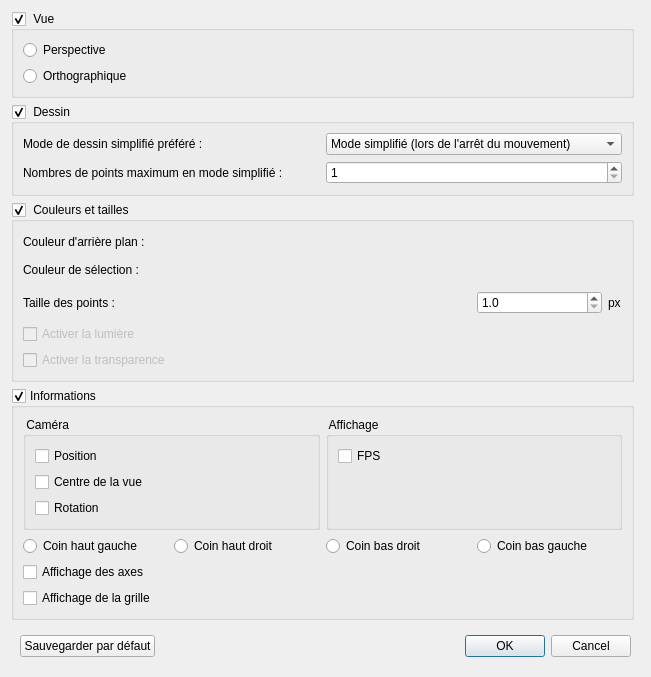
<?xml version="1.0" encoding="UTF-8"?>
<ui version="4.0">
 <class>GGraphicsViewOptions</class>
 <widget class="QDialog" name="GGraphicsViewOptions">
  <property name="geometry">
   <rect>
    <x>0</x>
    <y>0</y>
    <width>651</width>
    <height>675</height>
   </rect>
  </property>
  <property name="windowTitle">
   <string>Configuration du graphique</string>
  </property>
  <layout class="QVBoxLayout" name="verticalLayout_2">
   <item>
    <layout class="QHBoxLayout" name="horizontalLayout">
     <property name="rightMargin">
      <number>0</number>
     </property>
     <property name="bottomMargin">
      <number>0</number>
     </property>
     <item>
      <layout class="QVBoxLayout" name="verticalLayout_5">
       <property name="rightMargin">
        <number>0</number>
       </property>
       <property name="bottomMargin">
        <number>0</number>
       </property>
       <item>
        <widget class="QGroupBox" name="groupBoxView">
         <property name="maximumSize">
          <size>
           <width>16777215</width>
           <height>16777215</height>
          </size>
         </property>
         <property name="title">
          <string> Vue </string>
         </property>
         <property name="checkable">
          <bool>true</bool>
         </property>
         <property name="checked">
          <bool>true</bool>
         </property>
         <layout class="QVBoxLayout" name="verticalLayout_6">
          <item>
           <widget class="QRadioButton" name="radioButtonPerspective">
            <property name="text">
             <string>Perspective</string>
            </property>
            <attribute name="buttonGroup">
             <string notr="true">buttonGroupViewType</string>
            </attribute>
           </widget>
          </item>
          <item>
           <widget class="QRadioButton" name="radioButtonOrthographic">
            <property name="text">
             <string>Orthographique</string>
            </property>
            <attribute name="buttonGroup">
             <string notr="true">buttonGroupViewType</string>
            </attribute>
           </widget>
          </item>
          <item>
           <spacer name="verticalSpacer_3">
            <property name="orientation">
             <enum>Qt::Vertical</enum>
            </property>
            <property name="sizeHint" stdset="0">
             <size>
              <width>20</width>
              <height>40</height>
             </size>
            </property>
           </spacer>
          </item>
         </layout>
        </widget>
       </item>
       <item>
        <widget class="QGroupBox" name="groupBoxDrawing">
         <property name="title">
          <string> Dessin </string>
         </property>
         <property name="checkable">
          <bool>true</bool>
         </property>
         <layout class="QVBoxLayout" name="verticalLayout_4">
          <item>
           <layout class="QGridLayout" name="gridLayout">
            <property name="bottomMargin">
             <number>0</number>
            </property>
            <item row="0" column="0">
             <widget class="QLabel" name="label_5">
              <property name="text">
               <string>Mode de dessin simplifié préféré :</string>
              </property>
             </widget>
            </item>
            <item row="0" column="1">
             <widget class="QComboBox" name="comboBoxFastDrawMode">
              <item>
               <property name="text">
                <string>Mode simplifié (lors de l'arrêt du mouvement)</string>
               </property>
               <property name="icon">
                <iconset resource="../../../resource/icones.qrc">
                 <normaloff>:/Icones/Icones/fast_onmove.png</normaloff>:/Icones/Icones/fast_onmove.png</iconset>
               </property>
              </item>
              <item>
               <property name="text">
                <string>Mode simplifié (toujours)</string>
               </property>
               <property name="icon">
                <iconset resource="../../../resource/icones.qrc">
                 <normaloff>:/Icones/Icones/fast_always.png</normaloff>:/Icones/Icones/fast_always.png</iconset>
               </property>
              </item>
              <item>
               <property name="text">
                <string>Mode simplifié (jamais)</string>
               </property>
               <property name="icon">
                <iconset resource="../../../resource/icones.qrc">
                 <normaloff>:/Icones/Icones/fast_never.png</normaloff>:/Icones/Icones/fast_never.png</iconset>
               </property>
              </item>
             </widget>
            </item>
            <item row="1" column="0">
             <widget class="QLabel" name="label_4">
              <property name="text">
               <string>Nombres de points maximum en mode simplifié :</string>
              </property>
             </widget>
            </item>
            <item row="1" column="1">
             <widget class="QSpinBox" name="spinBoxMaxNbrPointsInFastDrawMode">
              <property name="enabled">
               <bool>true</bool>
              </property>
              <property name="minimumSize">
               <size>
                <width>125</width>
                <height>0</height>
               </size>
              </property>
              <property name="toolTip">
               <string/>
              </property>
              <property name="minimum">
               <number>1</number>
              </property>
              <property name="maximum">
               <number>999999999</number>
              </property>
             </widget>
            </item>
           </layout>
          </item>
          <item>
           <spacer name="verticalSpacer_4">
            <property name="orientation">
             <enum>Qt::Vertical</enum>
            </property>
            <property name="sizeHint" stdset="0">
             <size>
              <width>20</width>
              <height>40</height>
             </size>
            </property>
           </spacer>
          </item>
         </layout>
        </widget>
       </item>
       <item>
        <widget class="QGroupBox" name="groupBoxColorAndSize">
         <property name="title">
          <string> Couleurs et tailles </string>
         </property>
         <property name="checkable">
          <bool>true</bool>
         </property>
         <layout class="QVBoxLayout" name="verticalLayout">
          <item>
           <widget class="QWidget" name="widgetBackgroundColor" native="true">
            <layout class="QHBoxLayout" name="horizontalLayoutBackgroundColor">
             <property name="leftMargin">
              <number>0</number>
             </property>
             <property name="topMargin">
              <number>4</number>
             </property>
             <property name="rightMargin">
              <number>0</number>
             </property>
             <property name="bottomMargin">
              <number>4</number>
             </property>
             <item>
              <widget class="QLabel" name="label">
               <property name="text">
                <string>Couleur d'arrière plan :</string>
               </property>
              </widget>
             </item>
            </layout>
           </widget>
          </item>
          <item>
           <widget class="QWidget" name="widgetSelectedColor" native="true">
            <layout class="QHBoxLayout" name="horizontalLayoutSelectedColor">
             <property name="leftMargin">
              <number>0</number>
             </property>
             <property name="topMargin">
              <number>4</number>
             </property>
             <property name="rightMargin">
              <number>0</number>
             </property>
             <property name="bottomMargin">
              <number>4</number>
             </property>
             <item>
              <widget class="QLabel" name="label_2">
               <property name="text">
                <string>Couleur de sélection :</string>
               </property>
              </widget>
             </item>
            </layout>
           </widget>
          </item>
          <item>
           <widget class="QWidget" name="widget_3" native="true">
            <layout class="QHBoxLayout" name="horizontalLayout_3">
             <property name="leftMargin">
              <number>0</number>
             </property>
             <property name="topMargin">
              <number>4</number>
             </property>
             <property name="rightMargin">
              <number>0</number>
             </property>
             <property name="bottomMargin">
              <number>4</number>
             </property>
             <item>
              <widget class="QLabel" name="label_3">
               <property name="text">
                <string>Taille des points :</string>
               </property>
              </widget>
             </item>
             <item>
              <spacer name="horizontalSpacer_2">
               <property name="orientation">
                <enum>Qt::Horizontal</enum>
               </property>
               <property name="sizeHint" stdset="0">
                <size>
                 <width>40</width>
                 <height>20</height>
                </size>
               </property>
              </spacer>
             </item>
             <item>
              <widget class="QDoubleSpinBox" name="doubleSpinBoxPointSize">
               <property name="minimumSize">
                <size>
                 <width>125</width>
                 <height>0</height>
                </size>
               </property>
               <property name="decimals">
                <number>1</number>
               </property>
               <property name="minimum">
                <double>1.000000000000000</double>
               </property>
               <property name="maximum">
                <double>999.000000000000000</double>
               </property>
              </widget>
             </item>
             <item>
              <widget class="QLabel" name="label_7">
               <property name="minimumSize">
                <size>
                 <width>14</width>
                 <height>0</height>
                </size>
               </property>
               <property name="maximumSize">
                <size>
                 <width>14</width>
                 <height>16777215</height>
                </size>
               </property>
               <property name="text">
                <string>px</string>
               </property>
              </widget>
             </item>
            </layout>
           </widget>
          </item>
          <item>
           <widget class="QCheckBox" name="checkBoxUseLight">
            <property name="enabled">
             <bool>false</bool>
            </property>
            <property name="text">
             <string>Activer la lumière</string>
            </property>
           </widget>
          </item>
          <item>
           <widget class="QCheckBox" name="checkBoxUseTransparency">
            <property name="enabled">
             <bool>false</bool>
            </property>
            <property name="text">
             <string>Activer la transparence</string>
            </property>
           </widget>
          </item>
          <item>
           <spacer name="verticalSpacer_5">
            <property name="orientation">
             <enum>Qt::Vertical</enum>
            </property>
            <property name="sizeHint" stdset="0">
             <size>
              <width>20</width>
              <height>40</height>
             </size>
            </property>
           </spacer>
          </item>
         </layout>
        </widget>
       </item>
       <item>
        <widget class="QGroupBox" name="groupBoxCameraCoordinates">
         <property name="title">
          <string>Informations</string>
         </property>
         <property name="checkable">
          <bool>true</bool>
         </property>
         <layout class="QVBoxLayout" name="verticalLayout_3">
          <item>
           <layout class="QHBoxLayout" name="horizontalLayout_6">
            <property name="topMargin">
             <number>0</number>
            </property>
            <item>
             <widget class="QGroupBox" name="groupBox">
              <property name="title">
               <string> Caméra </string>
              </property>
              <layout class="QVBoxLayout" name="verticalLayout_8">
               <item>
                <widget class="QCheckBox" name="checkBoxCameraPosition">
                 <property name="text">
                  <string>Position</string>
                 </property>
                </widget>
               </item>
               <item>
                <widget class="QCheckBox" name="checkBoxCameraCenterCoordinates">
                 <property name="text">
                  <string>Centre de la vue</string>
                 </property>
                </widget>
               </item>
               <item>
                <widget class="QCheckBox" name="checkBoxCameraViewDirection">
                 <property name="text">
                  <string>Rotation</string>
                 </property>
                </widget>
               </item>
              </layout>
             </widget>
            </item>
            <item>
             <widget class="QGroupBox" name="groupBox_2">
              <property name="title">
               <string> Affichage </string>
              </property>
              <layout class="QVBoxLayout" name="verticalLayout_9">
               <item>
                <widget class="QCheckBox" name="checkBoxShowFPS">
                 <property name="text">
                  <string>FPS</string>
                 </property>
                </widget>
               </item>
               <item>
                <spacer name="verticalSpacer_2">
                 <property name="orientation">
                  <enum>Qt::Vertical</enum>
                 </property>
                 <property name="sizeHint" stdset="0">
                  <size>
                   <width>20</width>
                   <height>40</height>
                  </size>
                 </property>
                </spacer>
               </item>
              </layout>
             </widget>
            </item>
           </layout>
          </item>
          <item>
           <layout class="QHBoxLayout" name="horizontalLayout_2">
            <item>
             <widget class="QRadioButton" name="radioButtonUpperLeft">
              <property name="text">
               <string>Coin haut gauche</string>
              </property>
              <attribute name="buttonGroup">
               <string notr="true">buttonGroupCameraInfoPosition</string>
              </attribute>
             </widget>
            </item>
            <item>
             <widget class="QRadioButton" name="radioButtonUpperRight">
              <property name="text">
               <string>Coin haut droit</string>
              </property>
              <attribute name="buttonGroup">
               <string notr="true">buttonGroupCameraInfoPosition</string>
              </attribute>
             </widget>
            </item>
            <item>
             <widget class="QRadioButton" name="radioButtonLowerRight">
              <property name="text">
               <string>Coin bas droit</string>
              </property>
              <attribute name="buttonGroup">
               <string notr="true">buttonGroupCameraInfoPosition</string>
              </attribute>
             </widget>
            </item>
            <item>
             <widget class="QRadioButton" name="radioButtonLowerLeft">
              <property name="text">
               <string>Coin bas gauche</string>
              </property>
              <attribute name="buttonGroup">
               <string notr="true">buttonGroupCameraInfoPosition</string>
              </attribute>
             </widget>
            </item>
           </layout>
          </item>
          <item>
           <widget class="QCheckBox" name="checkBoxDrawAxis">
            <property name="text">
             <string>Affichage des axes</string>
            </property>
           </widget>
          </item>
          <item>
           <widget class="QCheckBox" name="checkBoxDrawGrid">
            <property name="text">
             <string>Affichage de la grille</string>
            </property>
           </widget>
          </item>
          <item>
           <spacer name="verticalSpacer_6">
            <property name="orientation">
             <enum>Qt::Vertical</enum>
            </property>
            <property name="sizeHint" stdset="0">
             <size>
              <width>20</width>
              <height>40</height>
             </size>
            </property>
           </spacer>
          </item>
         </layout>
        </widget>
       </item>
      </layout>
     </item>
     <item>
      <widget class="DrawModeConfigurator" name="drawModeConfigurator" native="true"/>
     </item>
    </layout>
   </item>
   <item>
    <spacer name="verticalSpacer">
     <property name="orientation">
      <enum>Qt::Vertical</enum>
     </property>
     <property name="sizeHint" stdset="0">
      <size>
       <width>20</width>
       <height>40</height>
      </size>
     </property>
    </spacer>
   </item>
   <item>
    <widget class="QWidget" name="widget_5" native="true">
     <layout class="QHBoxLayout" name="horizontalLayout_4">
      <item>
       <widget class="QPushButton" name="pushButtonSaveDefault">
        <property name="text">
         <string>Sauvegarder par défaut</string>
        </property>
       </widget>
      </item>
      <item>
       <widget class="QDialogButtonBox" name="buttonBox">
        <property name="orientation">
         <enum>Qt::Horizontal</enum>
        </property>
        <property name="standardButtons">
         <set>QDialogButtonBox::Cancel|QDialogButtonBox::Ok</set>
        </property>
       </widget>
      </item>
     </layout>
    </widget>
   </item>
  </layout>
 </widget>
 <customwidgets>
  <customwidget>
   <class>DrawModeConfigurator</class>
   <extends>QWidget</extends>
   <header>view/drawmodeconfigurator.h</header>
   <container>1</container>
  </customwidget>
 </customwidgets>
 <resources>
  <include location="../../../resource/icones.qrc"/>
 </resources>
 <connections>
  <connection>
   <sender>buttonBox</sender>
   <signal>accepted()</signal>
   <receiver>GGraphicsViewOptions</receiver>
   <slot>accept()</slot>
   <hints>
    <hint type="sourcelabel">
     <x>248</x>
     <y>254</y>
    </hint>
    <hint type="destinationlabel">
     <x>157</x>
     <y>274</y>
    </hint>
   </hints>
  </connection>
  <connection>
   <sender>buttonBox</sender>
   <signal>rejected()</signal>
   <receiver>GGraphicsViewOptions</receiver>
   <slot>reject()</slot>
   <hints>
    <hint type="sourcelabel">
     <x>316</x>
     <y>260</y>
    </hint>
    <hint type="destinationlabel">
     <x>286</x>
     <y>274</y>
    </hint>
   </hints>
  </connection>
 </connections>
 <buttongroups>
  <buttongroup name="buttonGroupCameraInfoPosition"/>
  <buttongroup name="buttonGroupViewType"/>
 </buttongroups>
</ui>
